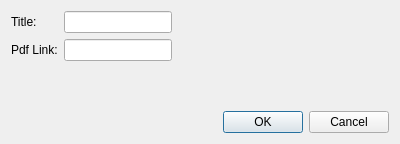
<?xml version="1.0" encoding="UTF-8"?>
<ui version="4.0">
 <class>Dialog</class>
 <widget class="QDialog" name="Dialog">
  <property name="geometry">
   <rect>
    <x>0</x>
    <y>0</y>
    <width>400</width>
    <height>144</height>
   </rect>
  </property>
  <property name="windowTitle">
   <string>Dialog</string>
  </property>
  <layout class="QVBoxLayout" name="verticalLayout">
   <item>
    <layout class="QFormLayout" name="formLayout">
     <property name="fieldGrowthPolicy">
      <enum>QFormLayout::FieldsStayAtSizeHint</enum>
     </property>
     <item row="0" column="0">
      <widget class="QLabel" name="label">
       <property name="text">
        <string>Title:</string>
       </property>
      </widget>
     </item>
     <item row="0" column="1">
      <widget class="QLineEdit" name="titleTextEdit"/>
     </item>
     <item row="1" column="0">
      <widget class="QLabel" name="label_2">
       <property name="text">
        <string>Pdf Link:</string>
       </property>
      </widget>
     </item>
     <item row="1" column="1">
      <widget class="QLineEdit" name="linkTextEdit"/>
     </item>
    </layout>
   </item>
   <item>
    <widget class="QDialogButtonBox" name="buttonBox">
     <property name="orientation">
      <enum>Qt::Horizontal</enum>
     </property>
     <property name="standardButtons">
      <set>QDialogButtonBox::Cancel|QDialogButtonBox::Ok</set>
     </property>
    </widget>
   </item>
  </layout>
 </widget>
 <resources/>
 <connections>
  <connection>
   <sender>buttonBox</sender>
   <signal>accepted()</signal>
   <receiver>Dialog</receiver>
   <slot>accept()</slot>
   <hints>
    <hint type="sourcelabel">
     <x>248</x>
     <y>254</y>
    </hint>
    <hint type="destinationlabel">
     <x>157</x>
     <y>274</y>
    </hint>
   </hints>
  </connection>
  <connection>
   <sender>buttonBox</sender>
   <signal>rejected()</signal>
   <receiver>Dialog</receiver>
   <slot>reject()</slot>
   <hints>
    <hint type="sourcelabel">
     <x>316</x>
     <y>260</y>
    </hint>
    <hint type="destinationlabel">
     <x>286</x>
     <y>274</y>
    </hint>
   </hints>
  </connection>
 </connections>
</ui>
